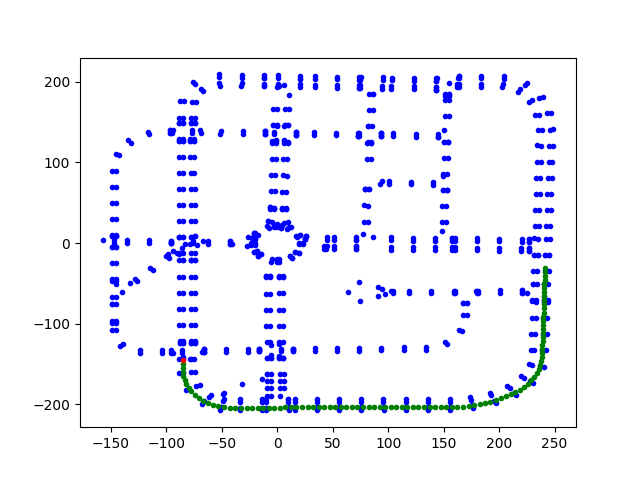

Source code (Python):
#!/usr/bin/env python
import glob
import os
import sys
import matplotlib.pyplot as plt

#carpeta
try:
    sys.path.append(glob.glob('/opt/carla-simulator/PythonAPI/carla/dist/carla-*%d.%d-%s.egg' % (
        sys.version_info.major,
        sys.version_info.minor,
        'win-amd64' if os.name == 'nt' else 'linux-x86_64'))[0])
except IndexError:
    pass

#Bibliotecas
import carla
import random
import time
import numpy as np

import cv2
import math
import copy
#import tensorflow as tf
#import tensorflow.keras as kr
import logging
import argparse
import json

os.environ['TF_CPP_MIN_LOG_LEVEL']='3'
logging.getLogger('tensorflow').setLevel(logging.FATAL)

IM_WIDTH = 600
IM_HEIGHT = 400

vectorSensores = None
imagenGrabar = None

def init_carla():
	client = carla.Client('localhost', 2000)
	client.set_timeout(2.0)

	world = client.get_world()
	
	settings = world.get_settings()
	
	settings.no_rendering_mode = True
	world.apply_settings(settings)

	blueprint_library = world.get_blueprint_library()

	return [world, blueprint_library]

def handleArgs():
	parser = argparse.ArgumentParser(description='Ejemplo: programa.py -e rgb --camera 4')
	parser.add_argument('-e', '--entrada', help='entrada a utilizar', default = '')
	args = vars(parser.parse_args())
	return args

def obtenerWaypoints(world):
	map1 = world.get_map()
	waypoints = map1.generate_waypoints(20)

	print("Length: " + str(len(waypoints)))

	x = [p.transform.location.x for p in waypoints]
	y = [p.transform.location.y for p in waypoints]

	plt.plot(x, y, 'bo',  marker = 'o', color = 'b')
	ruta = []
	#wp_prueba = waypoints[90]
	spawn_wp = random.choice(world.get_map().get_spawn_points())

	wp_prueba = map1.get_waypoint(carla.Location(x = spawn_wp.location.x, y = spawn_wp.location.y, z = spawn_wp.location.z))

	ruta.append({'x': spawn_wp.location.x,'y': spawn_wp.location.y, 'z': spawn_wp.location.z, 'pitch':spawn_wp.rotation.pitch, 'yaw':spawn_wp.rotation.yaw, 'roll':spawn_wp.rotation.roll})

	plt.plot([wp_prueba.transform.location.x], [wp_prueba.transform.location.y], 'bo',  marker = 'o', color = 'r')

	next_wp = wp_prueba.next(5)

	plt.plot([next_wp[0].transform.location.x], [-next_wp[0].transform.location.y], 'bo',  marker = 'o', color = 'g')

	

	for i in range(1,100):
		next_wp = next_wp[-1].next(5)
		x = next_wp[-1].transform.location.x
		y = next_wp[-1].transform.location.y
		z = next_wp[-1].transform.location.z
		pitch = next_wp[-1].transform.rotation.pitch
		yaw = next_wp[-1].transform.rotation.yaw
		roll = next_wp[-1].transform.rotation.roll

		plt.plot([x], [-y], 'bo',  marker = 'o', color = 'g')
		ruta.append({'x': x,'y': y, 'z': z, 'pitch':pitch, 'yaw':yaw, 'roll':roll})

	mapa_json = json.dumps(ruta)
	print(type(mapa_json))
	plt.savefig("mapa.png")

	return mapa_json

args = handleArgs()

[world, blueprint_library] = init_carla()

f = open (('ruta'+ '.json'),'w')
mapa_json = obtenerWaypoints(world)
f.write(mapa_json)
f.close()
